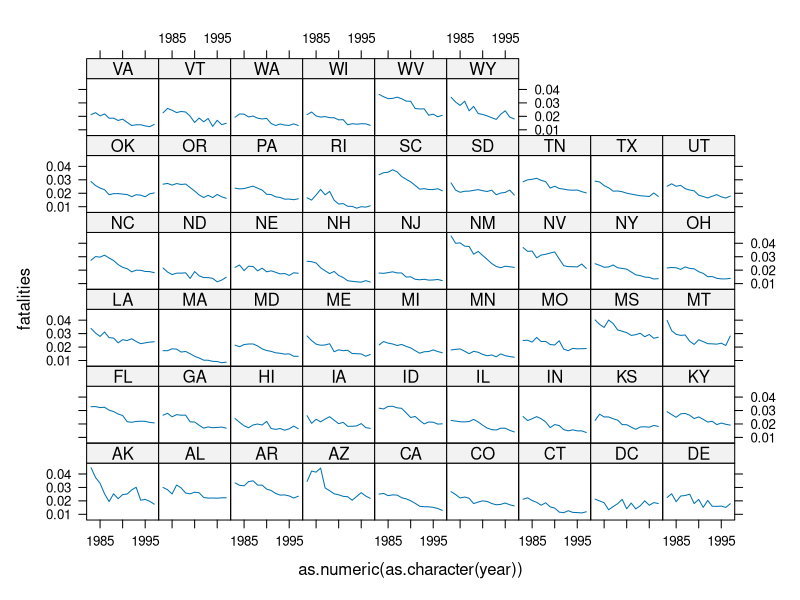

Write the R code that produced this figure.
## ---- chunk 1
install.packages("AER")
library(AER)
data("USSeatBelts")
summary(USSeatBelts)
## ---- chunk 2
library("lattice")
xyplot(fatalities ~ as.numeric(as.character(year)) | state, data = USSeatBelts, type = "l")
